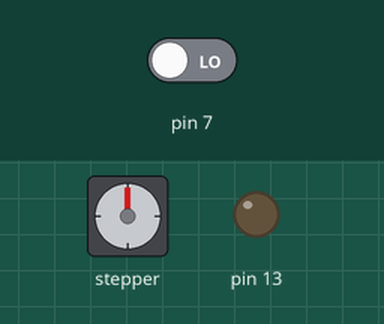
Simulated run of this sketch. Board: Arduino Uno, built with avr-gcc and run on an emulated ATmega328P. Shown: stepper motor, output pins drawn as LEDs (lit = HIGH). The test bench sets the inputs (shaded band); at power-on: pin 7 LOW. Stepper angles assume 200 steps per turn; what the sketch prints to the serial monitor is not drawn.

Above: at 1.3 s.
1.4 s: pin 7 driven HIGH
At 1.75 s:
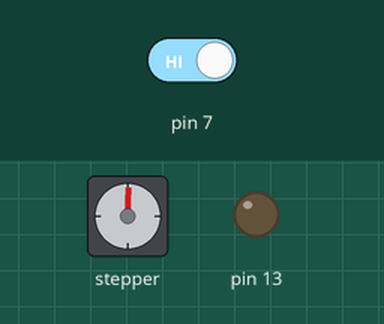
4.4 s: pin 7 driven LOW
At 4.57 s:
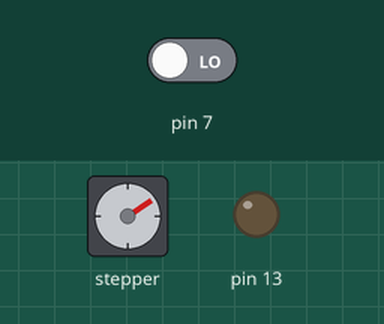
7.4 s: pin 7 driven HIGH
At 8.38 s:
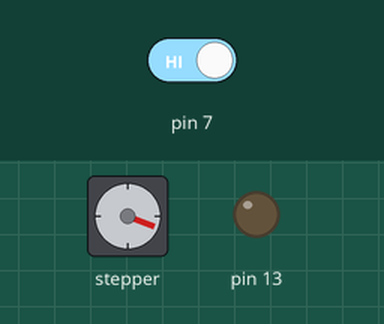
Timing chart, 0 to 16.4 s (numbered marks = the images above; inputs shaded):
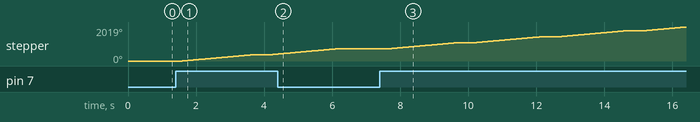

The sketch:

OtherPartMundu.ino
```cpp
#include <Stepper.h>

const int stepsPerRevolution = 200;
Stepper myStepper(stepsPerRevolution, 8,9,10,11);

void setup()
{
  Serial.begin(9600);
  pinMode(7,INPUT);
  pinMode(13,OUTPUT);
  digitalWrite(13, LOW);

  myStepper.setSpeed(30);
  delay(100);
  int steps = 200;
  Serial.println("INITIALIZED");
}

void loop()
{
  if(digitalRead(7)==HIGH){
    myStepper.step(stepsPerRevolution);
  }
  delay(500);
}
```

Measured:
- after the input at 1.4 s, stepper: turns 360° clockwise in 2.0 s, then 54° clockwise in 0.28 s
- after the input at 4.4 s, stepper: goes on until 6.1 s, then stays 720°
- after the input at 7.4 s, stepper: turns 360° clockwise in 2.0 s, repeating every 2.5 s
